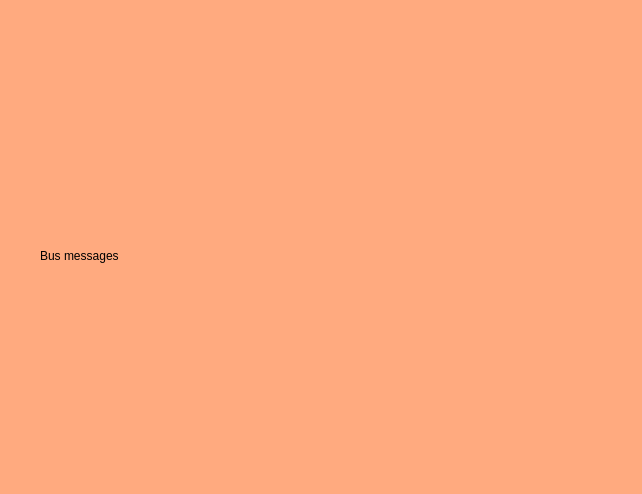
<?xml version="1.0" encoding="UTF-8"?>
<ui version="4.0">
 <class>Form_messages</class>
 <widget class="QWidget" name="Form_messages">
  <property name="geometry">
   <rect>
    <x>0</x>
    <y>0</y>
    <width>642</width>
    <height>494</height>
   </rect>
  </property>
  <property name="windowTitle">
   <string>Messages Bus</string>
  </property>
  <property name="styleSheet">
   <string notr="true">background:rgb(255, 170, 127)</string>
  </property>
  <widget class="QLabel" name="label">
   <property name="geometry">
    <rect>
     <x>40</x>
     <y>80</y>
     <width>531</width>
     <height>351</height>
    </rect>
   </property>
   <property name="text">
    <string>Bus messages</string>
   </property>
  </widget>
 </widget>
 <resources/>
 <connections/>
</ui>
